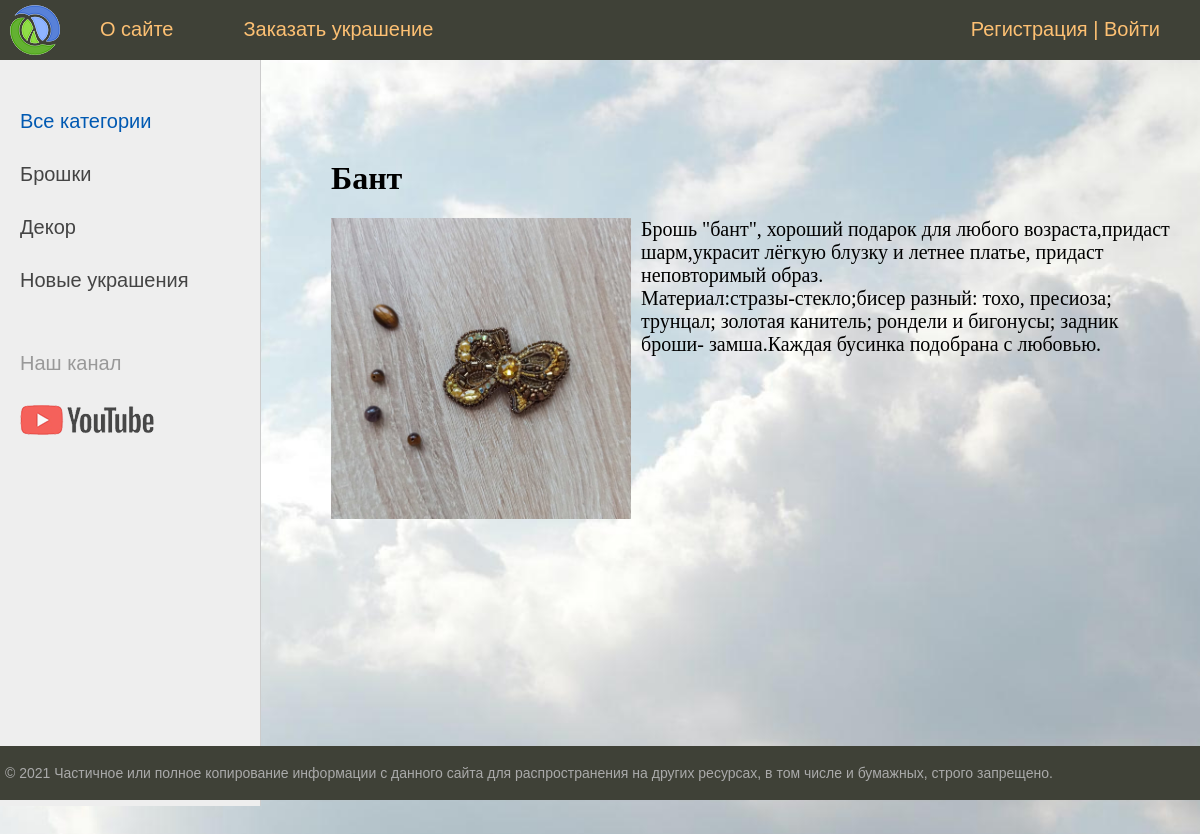
Page /post/bant/ on the committed database.
### decoration/models.py (models this page shows, shortened)
class Category(models.Model):
    name = models.CharField(max_length=100, db_index=True, verbose_name="Категория")
    slug = models.SlugField(max_length=255, unique=True, db_index=True, verbose_name="URL")
    def get_absolute_url(self):
        return reverse('category', kwargs={'cat_slug': self.slug})
    class Meta:
        verbose_name = 'Категория'
        verbose_name_plural = 'Категории'
        ordering = ['id']

class Decoration(models.Model):
    title = models.CharField(max_length=255, verbose_name="Заголовок")
    slug = models.SlugField(max_length=255, unique=True, db_index=True, verbose_name="URL")
    content = models.TextField(blank=True, verbose_name="Описание")
    photo = models.ImageField(upload_to="photos/%Y/%m/%d/", verbose_name="Фото")
    time_create = models.DateTimeField(auto_now_add=True, verbose_name="Время создания")
    time_update = models.DateTimeField(auto_now=True, verbose_name="Время изменения")
    is_published = models.BooleanField(default=True, verbose_name="Публикация")
    cat = models.ForeignKey('Category', on_delete=models.PROTECT, verbose_name="Категории")
    def __str__(self):
        return self.title
    class Meta:
        verbose_name = 'Брошки'
        verbose_name_plural = 'Брошки'
        ordering = ['id']

### decoration/views.py (the view)
# urls.py: path('post/<slug:post_slug>/', ShowPost.as_view(), name='post'),
class ShowPost(DataMixin, DetailView):
    model = Decoration
    template_name = 'decoration/post.html'
    slug_url_kwarg = 'post_slug'
    context_object_name = 'post'
    def get_context_data(self, *, object_list=None, **kwargs):
        context = super().get_context_data(**kwargs)
        c_def = self.get_user_context(title=context['post'])
        return dict(list(context.items()) + list(c_def.items()))

### decoration/utils.py (called while the page is built)
    def get_user_context(self, **kwargs):
        context = kwargs
        cats = cache.get('cats')
        if not cats:
            cats = Category.objects.annotate(Count('decoration'))
            cache.set('cats', cats, 60)
        user_menu = menu.copy()
        if not self.request.user.is_authenticated:
            user_menu.pop(1)
        context['menu'] = user_menu
        context['cats'] = cats
        if "cat_selected" not in context:
            context['cat_selected'] = 0
        return context

### decoration/templates/decoration/post.html
{% extends 'decoration/base.html' %}
{% block content %}
<h1>{{post.title}}</h1>
{% if post.photo %}
<p><img class="img-article-left" src="{{post.photo.url}}"></p>
{% endif %}
{{post.content|linebreaks}}
{% endblock %}

### decoration/templates/decoration/base.html (shortened to what this page needs)
{% load static %}
{% load decoration_tags %}
<!DOCTYPE html>
<html>
<head>
	<link type="text/css" href="{% static 'decoration/css/styles.css' %}" rel="stylesheet"/>
	<link href="{% static '.../decoration/css/styles.css' %}" rel="stylesheet" type="text/css"/>
</head>
<body>
<table class="table-page" border=0 cellpadding="0" cellspacing="0">
<tr><td valign=top>
{% block mainmenu %}
		<div class="header">
			<ul id="mainmenu" class="mainmenu">
			<li class="logo"><a href="{% url 'home' %}"><div class="logo"></div></a></li>
{% for m in menu %}
				<li><a href="{% url m.url_name %}">{{m.title}}</a></li>
{% endfor %}
			{% if request.user.is_authenticated %}
			<li class="last"> {{user.username}} | <a href="{% url 'logout' %}">Выйти</a></li>
			{% else %}
			<li class="last"><a href="{% url 'register' %}">Регистрация</a> | <a href="{% url 'login' %}">Войти</a></li>
			{% endif %}
			</ul>
		</div>
{% endblock mainmenu %}
<table class="table-content" border=0 cellpadding="0" cellspacing="0">
<tr>
	<td valign="top" class="left-chapters">
	<ul id="leftchapters">
{% if cat_selected == 0 %}
		<li class="selected">Все категории</li>
{% else %}
		<li><a href="{% url 'home' %}">Все категории</a></li>
{% endif %}
{% for c in cats %}
{% if c.decoration__count > 0 %}
	{% if c.pk == cat_selected %}
		<li class="selected">{{c.name}}</li>
	{% else %}
		<li><a href="{{ c.get_absolute_url }}">{{c.name}}</a></li>
	{% endif %}
{% endif %}
{% endfor %}
		<li class="share">
		<p>Наш канал</p>
		<a class="share-yt" href="https://www.youtube.com/channel/UCTtAvpHVxCIxX7emWGjLh_A" target="_blank" rel="nofollow"></a>
		</li>
	</ul>
</td>
<td valign="top" class="content">
	<div class="content-text">
{% block content %}
{% endblock %}
	</div>
</td></tr></table>
</td></tr>
<tr><td valign=top>
	<div id="footer">
		<p>&copy; 2021 Частичное или полное копирование информации с данного сайта для распространения на других ресурсах, в том числе и бумажных, строго запрещено.</p>
	</div>
</td></tr></table>
</body>
</html>

### decoration/static/decoration/css/styles.css (style rules this page uses)
html, body { font-family: 'Arial'; margin: 0; padding: 0; height: 100%; width: 100%; color: #444; }
a { color: #0059b2; text-decoration: none; }
img { max-width: 600px; height: auto; }
img.img-article-left { max-width: 300px; height: auto; float: left; padding: 0 10px 10px 0; }
.table-page { width: 100%; height: 100%; vertical-align: top; }
.table-page tr { height: 100%; }
.header { background: #3F4137; height: 60px; }
.logo { background: url('../images/logo.png') no-repeat 10px 5px; width: 70px; height: 60px; }
ul.mainmenu { list-style: none; margin: 0; padding: 0; height: 60px; color: #fdc073; font-size: 20px; overflow: hidden; }
ul.mainmenu li { float: left; margin: 18px 40px 0 30px; }
ul.mainmenu li.logo { margin: 0; }
ul.mainmenu li.last { float: right; }
ul.mainmenu li a { color: #fdc073; text-decoration: none; }
.table-content { width: 100%; min-height: 100%; height: 100%; }
.left-chapters { margin: 0; background: #eee; border-right: 1px solid #ccc; min-height: 100%; }
.left-chapters ul { width: 230px; min-height: 100%; margin: 0; padding: 20px 10px 10px 20px; list-style: none; font-size: 20px; }
.left-chapters ul li { margin: 30px 0 0 0; color: #999; }
.left-chapters ul li.selected { color: #0059b2; }
.left-chapters ul li a { color: #444; text-decoration: none; }
.left-chapters ul li.share { margin: 60px 0 0 0; }
.left-chapters ul li.share p { margin: 30px 0 30px 0; }
.left-chapters ul li.share a { display: inline-block; width: 40px; height: 40px; margin: 0 20px 0 0; }
.left-chapters ul li.share a.share-yt { width: 100%; height: 30px; background: url('../images/share_yt.png') no-repeat 0 0 }
.content { padding: 40px 20px 20px 40px; width: 100%; box-sizing: border-box; }
.content-text { margin: 60px 0 0 30px; color: #000; font-size: 20px; font-family: Yandex Sans Display Light; }
.content-text h1 { font-size: 32px; }
#footer { box-sizing: border-box; background: #3F4137; padding: 5px; color: #aaa; font-size: 14px; font-family: Verdana, Geneva, Arial, Helvetica; text-align: left; overflow: hidden; }
body { background: url("../images/fon2.jpg") no-repeat center center fixed; background-size: cover; -webkit-background-size: cover; -moz-background-size: cover; -o-background-size: cover; }

### rows in the picture
Category: name "Брошки"
Category: name "Декор"
Category: name "Новые украшения"
Decoration: title "Бант", photo (picture), content "Брошь \"бант\", хороший подарок для любого возраста,придаст шарм,украсит лёгкую блузку и летнее платье, придаст неповторимый образ. Материал:стразы-стекло;бисер разный: тохо, пресиоза; трунцал; золотая канитель; рондели и бигонусы; задник броши- замша.Каждая бусинка подобрана с любовью."

### other values in the picture
{{ m.title }} "О сайте" "Заказать украшение"
